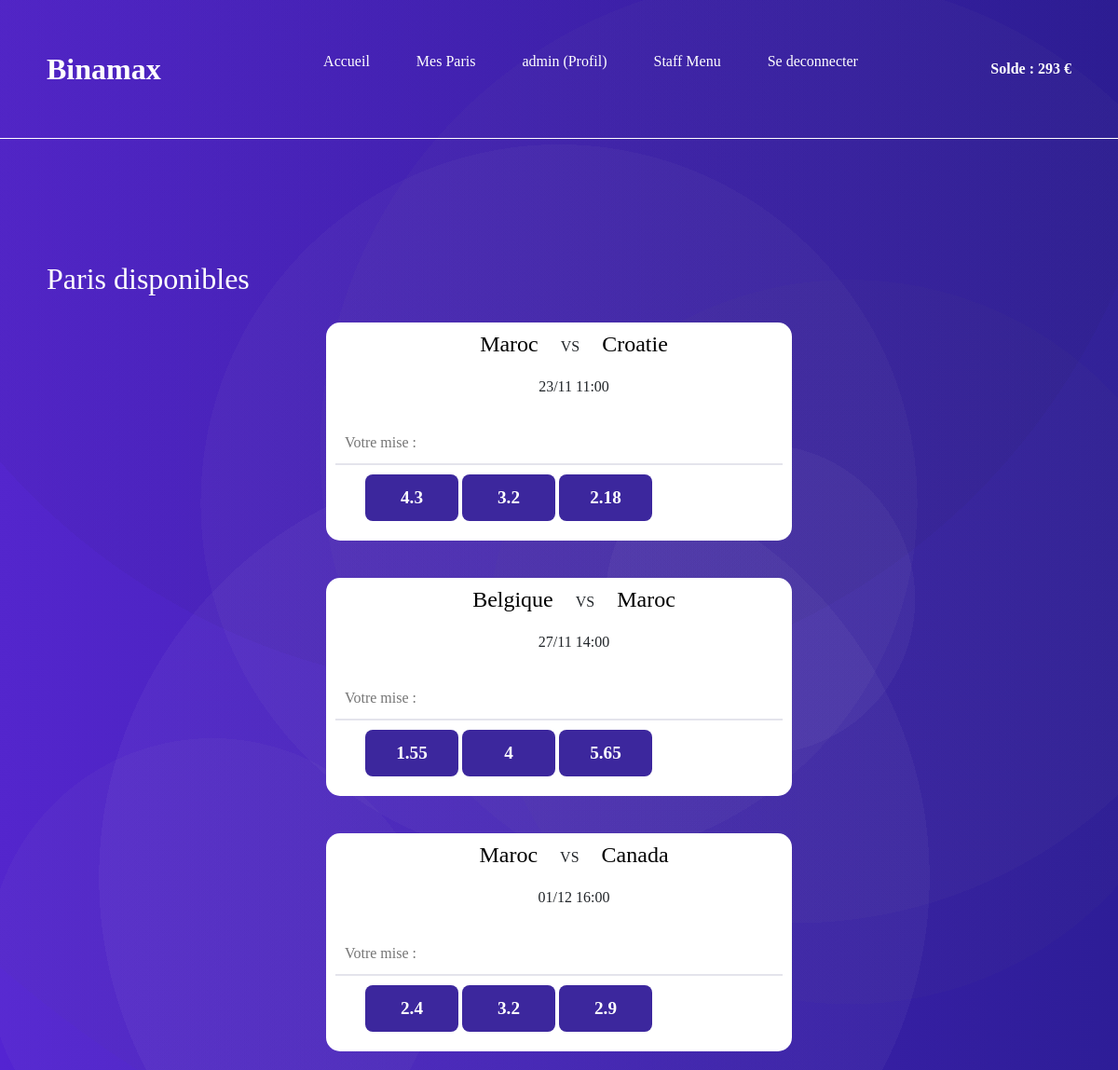
Page /accueil.php (signed in) on the earlier database version.
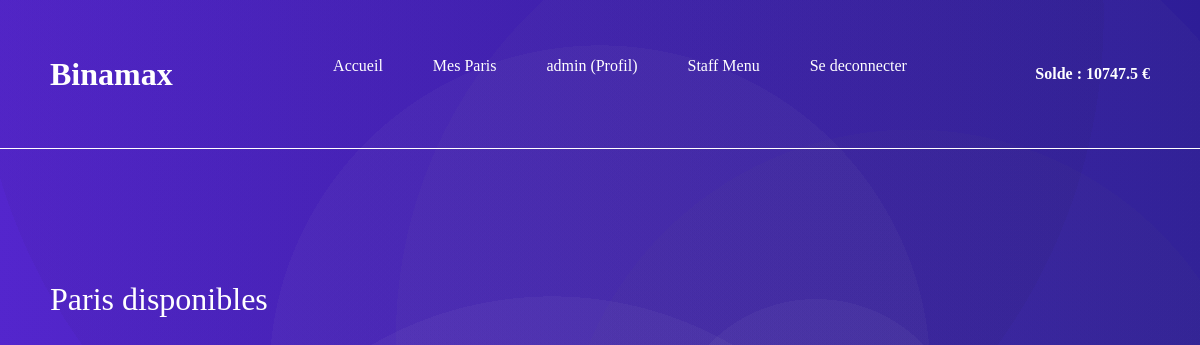
Same page on the later database version.
### tables this page shows
CREATE TABLE `les_matchs` (
  `ID` int(11) NOT NULL,
  `equipe1` varchar(30) DEFAULT NULL,
  `equipe2` varchar(30) DEFAULT NULL,
  `score1` int(11) DEFAULT '0',
  `score2` int(11) DEFAULT '0',
  `la_date` date DEFAULT NULL,
  `heure` time DEFAULT NULL,
  `cote_equipe1` double DEFAULT NULL,
  `cote_equipe2` double DEFAULT NULL,
  `cote_nul` double DEFAULT NULL,
  `vainqueur` varchar(30) DEFAULT NULL,
  `status_match` int(11) DEFAULT '0'
);

### accueil.php (the view, shortened to what this page needs)
<?php
require_once("header.php");
$req = $bdd->query("SELECT * FROM les_matchs order by la_date, heure");
$matchs = $req->fetchAll();
require_once("navbar.php");
?>
<link rel="stylesheet" href="Styles/accueil.css">
<h2 class="titre_paris">Paris disponibles </h2>
<?php
foreach ($matchs as $match) {
    if ($match["status_match"] != 2) {
        $date = strtotime($match["la_date"]);
        $date = date("d/m", $date);
        $heure = strtotime($match["heure"]);
        $heure = date("H:i", $heure);
?>
        <section class="paris_dispo">
            <div class="container">
                <ul class="paris_equipe">
                    <li><a href="#" id="<?= $match["equipe1"] ?>"><?= $match["equipe1"] ?></a></li>
                    <li>VS</li>
                    <li><a href="#"><?= $match["equipe2"] ?></a></li>
                </ul>
                <ul class="date_heure">
                    <li><?= $date ?></li>
                    <li><?= $heure ?></li>
                </ul>
                <form action="" method="POST">
                    <input type="int" name="mise" placeholder="Votre mise : " required>
                    <ul class="paris_cote">
                        <li><button type="submit" value="<?= $match["cote_equipe1"] ?>" name="equipe1"> <?= $match["cote_equipe1"] ?> </button></li>
                        <li><button type="submit" value="<?= $match["cote_nul"] ?>" name="match_nul"> <?= $match["cote_nul"] ?> </button></li>
                        <li><button type="submit" value="<?= $match["cote_equipe2"] ?>" name="equipe2"> <?= $match["cote_equipe2"] ?> </button></li>
                    </ul>
                </form>
            </div>
        </section>
<?php
    }
}
?>

### navbar.php
<header>
    <nav class="navbar">
        <a href="" class="logo">Binamax</a>
        <div class="nav-links">
            <ul>
                <li><a href="accueil.php">Accueil</a></li>
                <li><a href="mes_paris.php">Mes Paris</a></li>
                <li><a href="profil.php"> <?= $_SESSION["username"] ?> (Profil) </a></li>
                <?php
                if ($_SESSION["administrateur"] == 1) {
                    echo '<li><a href="staffmenu.php"> Staff Menu </a></li>';
                }
                ?>
                <li><a href="sedeco.php"> Se deconnecter </a></li>
            </ul>
        </div>
        <a href="profil.php" class="solde">Solde : <?= $_SESSION["argent"] ?> €</a>
    </nav>
</header>

Differences in the rows shown:
no longer on this page (row edited): les_matchs: equipe1 "Maroc", equipe2 "Croatie", la_date "23/11", heure "11:00", cote_equipe1 "4.3", cote_nul "3.2", cote_equipe2 "2.18"
no longer on this page (row edited): les_matchs: equipe1 "Belgique", equipe2 "Maroc", la_date "27/11", heure "14:00", cote_equipe1 "1.55", cote_nul "4", cote_equipe2 "5.65"
no longer on this page (row edited): les_matchs: equipe1 "Maroc", equipe2 "Canada", la_date "01/12", heure "16:00", cote_equipe1 "2.4", cote_nul "3.2", cote_equipe2 "2.9"
Other differences:
$_SESSION["argent"]: "293" → "10747.5"
